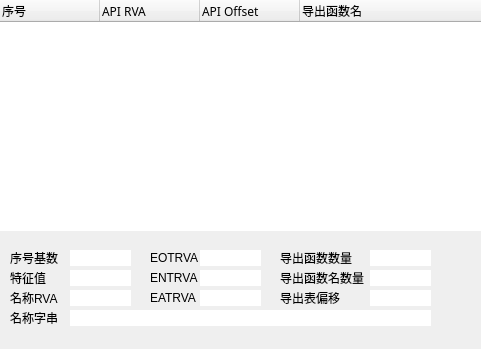
       <widget class="QWidget" name="page_Export">
        <property name="geometry">
         <rect>
          <x>0</x>
          <y>0</y>
          <width>481</width>
          <height>349</height>
         </rect>
        </property>
        <attribute name="label">
         <string>ExportTable</string>
        </attribute>
        <widget class="QTreeWidget" name="treeWidget_ExportInfo">
         <property name="geometry">
          <rect>
           <x>0</x>
           <y>0</y>
           <width>481</width>
           <height>231</height>
          </rect>
         </property>
         <property name="font">
          <font>
           <family>隶书</family>
          </font>
         </property>
         <property name="frameShape">
          <enum>QFrame::NoFrame</enum>
         </property>
         <column>
          <property name="text">
           <string>序号</string>
          </property>
         </column>
         <column>
          <property name="text">
           <string>API RVA</string>
          </property>
         </column>
         <column>
          <property name="text">
           <string>API Offset</string>
          </property>
         </column>
         <column>
          <property name="text">
           <string>导出函数名</string>
          </property>
         </column>
        </widget>
        <widget class="QLabel" name="label_65">
         <property name="geometry">
          <rect>
           <x>280</x>
           <y>290</y>
           <width>61</width>
           <height>16</height>
          </rect>
         </property>
         <property name="text">
          <string>导出表偏移</string>
         </property>
        </widget>
        <widget class="QLabel" name="label_66">
         <property name="geometry">
          <rect>
           <x>10</x>
           <y>270</y>
           <width>54</width>
           <height>16</height>
          </rect>
         </property>
         <property name="text">
          <string>特征值</string>
         </property>
        </widget>
        <widget class="QLabel" name="label_67">
         <property name="geometry">
          <rect>
           <x>10</x>
           <y>250</y>
           <width>54</width>
           <height>16</height>
          </rect>
         </property>
         <property name="text">
          <string>序号基数</string>
         </property>
        </widget>
        <widget class="QLabel" name="label_68">
         <property name="geometry">
          <rect>
           <x>10</x>
           <y>290</y>
           <width>54</width>
           <height>16</height>
          </rect>
         </property>
         <property name="text">
          <string>名称RVA</string>
         </property>
        </widget>
        <widget class="QLabel" name="label_69">
         <property name="geometry">
          <rect>
           <x>10</x>
           <y>310</y>
           <width>61</width>
           <height>16</height>
          </rect>
         </property>
         <property name="text">
          <string>名称字串</string>
         </property>
        </widget>
        <widget class="QLabel" name="label_70">
         <property name="geometry">
          <rect>
           <x>280</x>
           <y>250</y>
           <width>81</width>
           <height>16</height>
          </rect>
         </property>
         <property name="text">
          <string>导出函数数量</string>
         </property>
        </widget>
        <widget class="QLabel" name="label_71">
         <property name="geometry">
          <rect>
           <x>280</x>
           <y>270</y>
           <width>91</width>
           <height>16</height>
          </rect>
         </property>
         <property name="text">
          <string>导出函数名数量</string>
         </property>
        </widget>
        <widget class="QLabel" name="label_72">
         <property name="geometry">
          <rect>
           <x>150</x>
           <y>290</y>
           <width>54</width>
           <height>16</height>
          </rect>
         </property>
         <property name="text">
          <string>EATRVA</string>
         </property>
        </widget>
        <widget class="QLabel" name="label_73">
         <property name="geometry">
          <rect>
           <x>150</x>
           <y>270</y>
           <width>54</width>
           <height>16</height>
          </rect>
         </property>
         <property name="text">
          <string>ENTRVA</string>
         </property>
        </widget>
        <widget class="QLabel" name="label_74">
         <property name="geometry">
          <rect>
           <x>150</x>
           <y>250</y>
           <width>54</width>
           <height>16</height>
          </rect>
         </property>
         <property name="text">
          <string>EOTRVA</string>
         </property>
        </widget>
        <widget class="QLineEdit" name="lineEdit_33">
         <property name="geometry">
          <rect>
           <x>200</x>
           <y>250</y>
           <width>61</width>
           <height>16</height>
          </rect>
         </property>
         <property name="frame">
          <bool>false</bool>
         </property>
        </widget>
        <widget class="QLineEdit" name="lineEdit_34">
         <property name="geometry">
          <rect>
           <x>200</x>
           <y>290</y>
           <width>61</width>
           <height>16</height>
          </rect>
         </property>
         <property name="frame">
          <bool>false</bool>
         </property>
        </widget>
        <widget class="QLineEdit" name="lineEdit_35">
         <property name="geometry">
          <rect>
           <x>70</x>
           <y>270</y>
           <width>61</width>
           <height>16</height>
          </rect>
         </property>
         <property name="frame">
          <bool>false</bool>
         </property>
        </widget>
        <widget class="QLineEdit" name="lineEdit_36">
         <property name="geometry">
          <rect>
           <x>370</x>
           <y>290</y>
           <width>61</width>
           <height>16</height>
          </rect>
         </property>
         <property name="frame">
          <bool>false</bool>
         </property>
        </widget>
        <widget class="QLineEdit" name="lineEdit_37">
         <property name="geometry">
          <rect>
           <x>370</x>
           <y>250</y>
           <width>61</width>
           <height>16</height>
          </rect>
         </property>
         <property name="frame">
          <bool>false</bool>
         </property>
        </widget>
        <widget class="QLineEdit" name="lineEdit_38">
         <property name="geometry">
          <rect>
           <x>370</x>
           <y>270</y>
           <width>61</width>
           <height>16</height>
          </rect>
         </property>
         <property name="frame">
          <bool>false</bool>
         </property>
        </widget>
        <widget class="QLineEdit" name="lineEdit_39">
         <property name="geometry">
          <rect>
           <x>70</x>
           <y>290</y>
           <width>61</width>
           <height>16</height>
          </rect>
         </property>
         <property name="frame">
          <bool>false</bool>
         </property>
        </widget>
        <widget class="QLineEdit" name="lineEdit_40">
         <property name="geometry">
          <rect>
           <x>70</x>
           <y>250</y>
           <width>61</width>
           <height>16</height>
          </rect>
         </property>
         <property name="frame">
          <bool>false</bool>
         </property>
        </widget>
        <widget class="QLineEdit" name="lineEdit_41">
         <property name="geometry">
          <rect>
           <x>200</x>
           <y>270</y>
           <width>61</width>
           <height>16</height>
          </rect>
         </property>
         <property name="frame">
          <bool>false</bool>
         </property>
        </widget>
        <widget class="QLineEdit" name="lineEdit_42">
         <property name="geometry">
          <rect>
           <x>70</x>
           <y>310</y>
           <width>361</width>
           <height>16</height>
          </rect>
         </property>
         <property name="frame">
          <bool>false</bool>
         </property>
        </widget>
       </widget>
